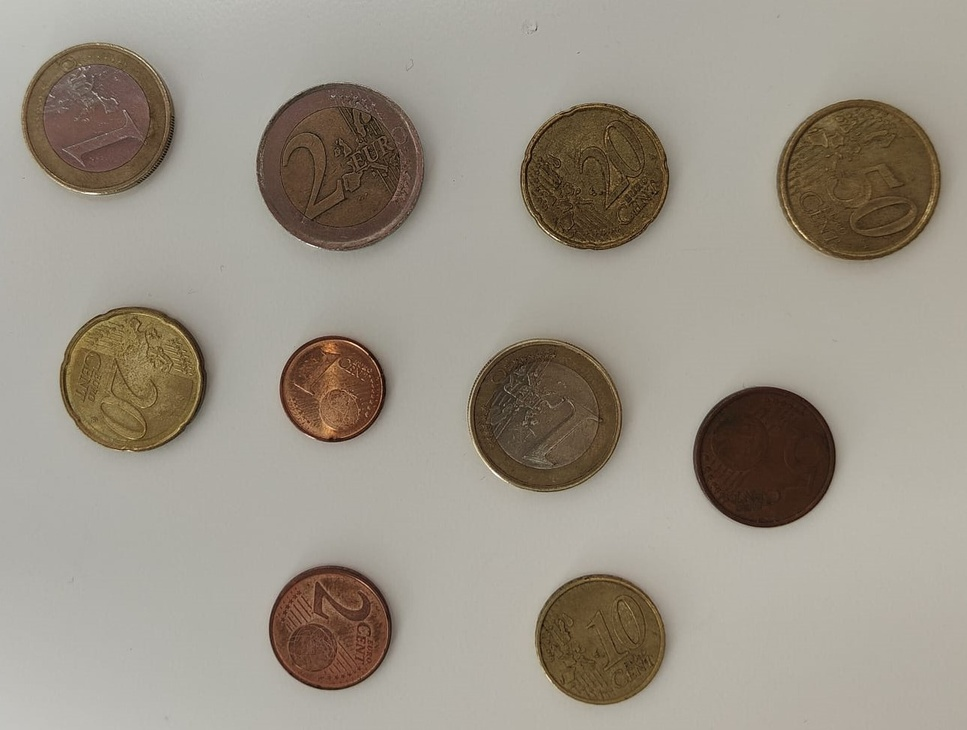
#> input picture Práctica 3/Images/monedas-personal-1.jpg, 967 x 730 px, shrunk from 1291 x 975 before the run
$ jupyter execute --allow-errors 'Tarea 2.ipynb'
#> lines starting #> are read from the running program, lines starting #| are printed output that depends on the picture; after the words box and inside, x2 and y2 are one past the last pixel; in counts of white or black regions, pixels touching at a corner belong together
#### Paquetes necesarios

[cell 1]
import cv2
import numpy as np
import matplotlib.pyplot as plt

#### Carga la imagen y convierte a RGB

[cell 2]
# Carga imagen ejemplo con monedas
img = cv2.imread('Images/monedas-personal-1.jpg')
#> img is the input picture: shape (730, 967, 3); mean B, G, R 135.6, 147.8, 155.3

# OpenCV lee las imágenes en BGR, por lo que convertimos para visualizar RGB
img_rgb = cv2.cvtColor(img, cv2.COLOR_BGR2RGB)

plt.axis("off")
plt.imshow(img_rgb)
plt.show()

#### Conversión de la imagen a escala de grises y umbralización

[cell 3]
# Convierte la imagen a tonos de gris
img_gris = cv2.cvtColor(img_rgb, cv2.COLOR_RGB2GRAY)

# Umbral fijo
umbral = 105

# Umbralizado binario invertido, dado que por defecto se asume objetos en blanco
res,img_th1 = cv2.threshold(img_gris,umbral,255,cv2.THRESH_BINARY_INV)
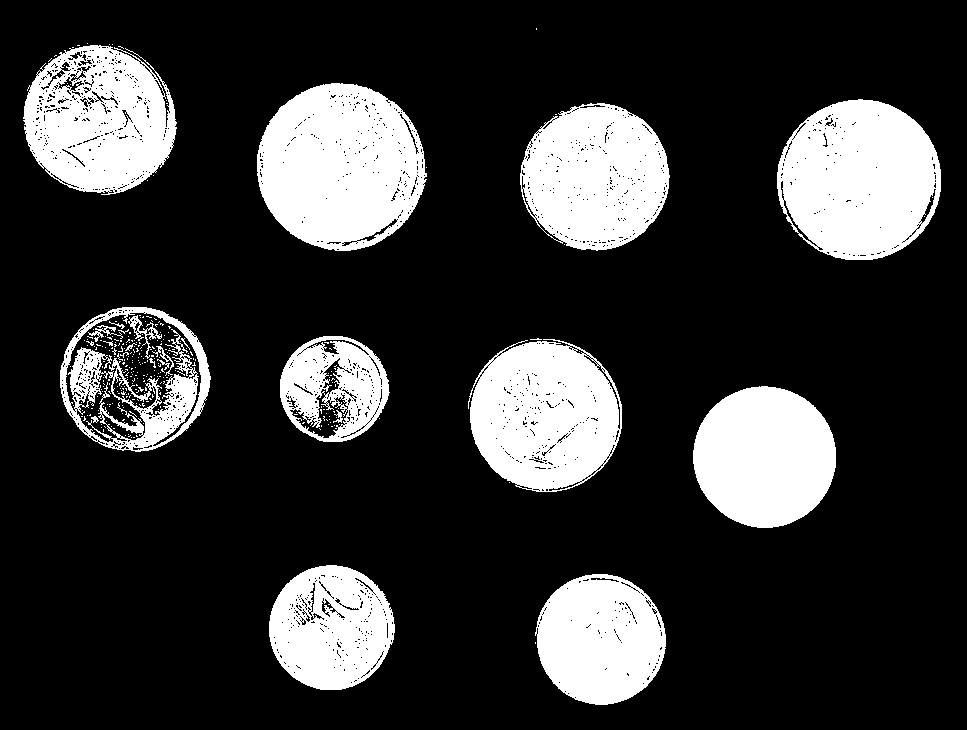
#> img_th1: shape (730, 967); 21.1% white; 305 white regions (284 under 20 px)
#> res = 105

# Creación de la figura
fig = plt.figure(figsize=(12, 6))

plt.subplot(1, 2, 1)
plt.axis("off")
plt.imshow(img_gris,cmap='gray')
plt.title('Original')

plt.subplot(1, 2, 2)
plt.axis("off")
plt.imshow(img_th1,cmap='gray')
plt.title('FIJO invertida')
plt.show()

#### Obtención de los contornos (Número total de monedas)

[cell 4]
# Obtiene únicamente los contornos externos
contornos, hierarchy2 = cv2.findContours(img_th1,
    cv2.RETR_EXTERNAL ,
    cv2.CHAIN_APPROX_SIMPLE)
#> contornos = 30 contours, 20 with area under 20; largest, box (x1, y1, x2, y2) and area: (257, 83, 427, 251) 21886, (777, 99, 941, 260) 20526, (468, 339, 622, 492) 17964, (23, 45, 177, 195) 17332, (520, 103, 670, 251) 16942

# Dibuja sobre la imagen de entrada sólo contornos externos
img_rgb = cv2.cvtColor(img, cv2.COLOR_BGR2RGB)
cv2.drawContours(img_rgb, contornos, -1, (0,255,0), 3)
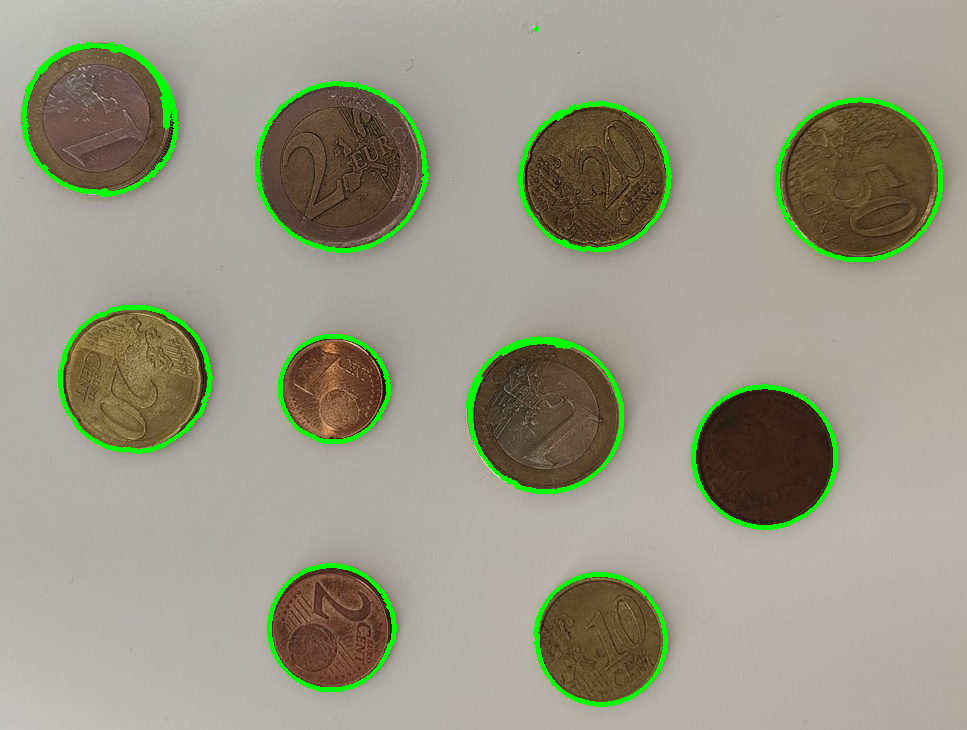
#> img_rgb: shape (730, 967, 3); mean R, G, B 151.8, 152.6, 133.1

# Creación de la figura
fig_contornos = plt.figure(figsize=(12, 6))

plt.subplot(121)
plt.axis("off")
plt.imshow(img_rgb)
plt.title('Sólo externos')

# Variable que almacena el número total de monedas
monedas_totales = 0

# Lista en la que se almacenan los contornos correspondientes a monedas
lista_monedas = []

# Creación de imagen negra para dibujar los contornos
img_cont = np.zeros(img_rgb.shape)

for c in contornos:
    # Área del contorno
    area = cv2.contourArea(c)

    # Contenedor alineado con ejes de la imagen
    x, y, w, h = cv2.boundingRect(c)

    # Mínimo círculo que lo contiene
    (cx, cy), radio_contorno = cv2.minEnclosingCircle(c)

    # Calcula el área de un círculo ideal con el radio del mínimo círculo
    area_circulo_ideal = np.pi * (radio_contorno ** 2)

    # Umbral para la comparación del área del contorno y el área del círculo ideal
    umbral_area = 0.9

    # Calcula la relación de aspecto
    relacion_aspecto = w / h

    # Umbral para la relación de aspecto
    umbral_aspecto = 0.9

    # Verifica si el contorno se asemeja a un círculo
    if (area / area_circulo_ideal > umbral_area) and np.isclose(relacion_aspecto, 1.0, rtol=umbral_aspecto):
        # Contorno se añade a la lista porque es una moneda
        lista_monedas.append(c)

        # Se incrementa el número de monedas
        monedas_totales += 1

        # Dibuja el contorno en la imagen
        cv2.drawContours(img_cont, [c], -1, (255, 255, 255), -1)
#> this loop made 30 passes
#> (area, x, y, w, h, cx, cy, radio_contorno) on passes 2, 3, 6, 7, 9, 10, 16, 19, 20, 25: (13141, 535, 574, 131, 131, 599.9, 638.9, 65.87), (12054.5, 269, 565, 126, 125, 331.3, 627.4, 62.88), (15677.5, 693, 386, 143, 142, 764.2, 456.4, 71.55), (17964, 468, 339, 154, 153, 544.6, 414.5, 77.86), (8881.5, 280, 336, 110, 106, 334.2, 388, 54.94), (16819.5, 60, 307, 151, 145, 134.8, 378.5, 75.26), (16941.5, 520, 103, 150, 148, 594.2, 176.5, 74.8), (20526.5, 777, 99, 164, 161, 858.5, 179.6, 82.24), (21886.5, 257, 83, 170, 168, 341.6, 166.1, 85.42), (17332.5, 23, 45, 154, 150, 99.31, 119.2, 78.38)
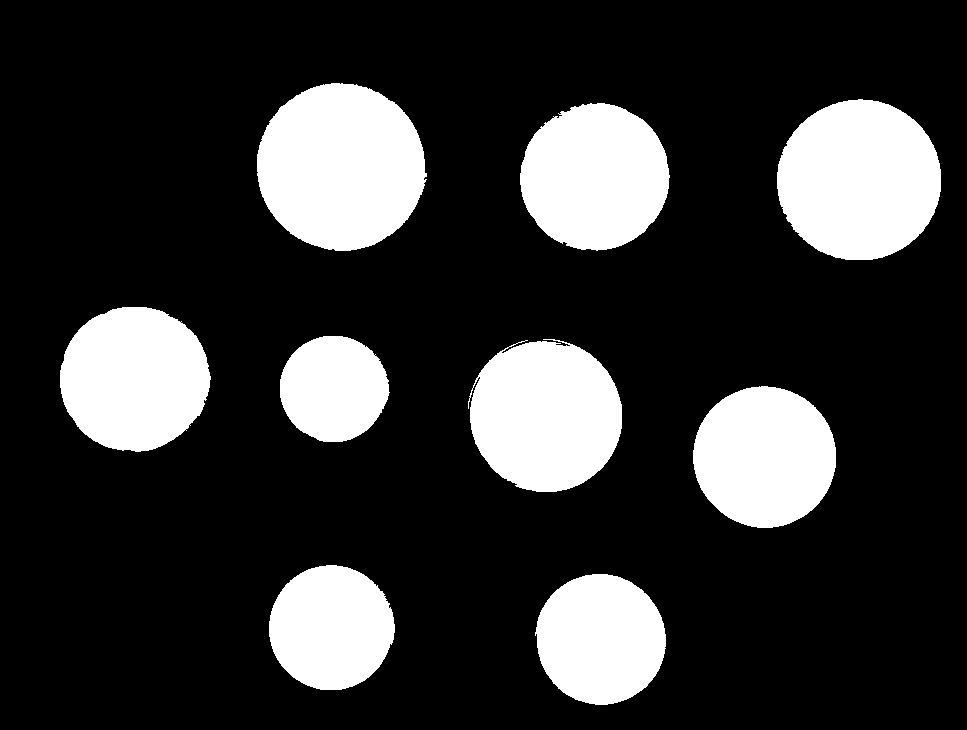
#> img_cont: shape (730, 967, 3) float64; 20.7% white; 9 white regions
#> after the loop, lista_monedas = 9 contours; largest, box (x1, y1, x2, y2) and area: (257, 83, 427, 251) 21886, (777, 99, 941, 260) 20526, (468, 339, 622, 492) 17964, (520, 103, 670, 251) 16942, (60, 307, 211, 452) 16820; monedas_totales = 9

# Visualización de monedas totales
print("\nMonedas totales: ", monedas_totales)
#| Monedas totales:  9

plt.subplot(122)
plt.axis("off")
plt.imshow(img_cont)
plt.title('Externos rellenos')
plt.show()
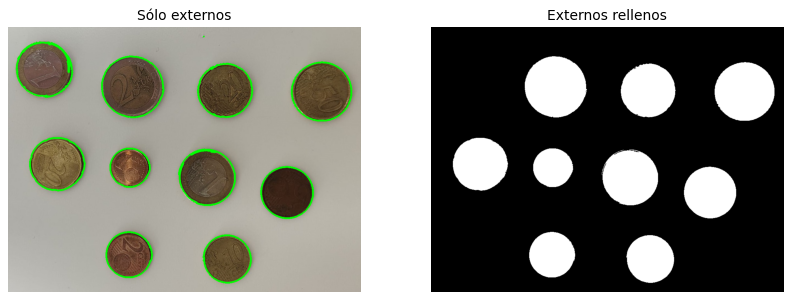
#> figure drawn by matplotlib, 2 panels

#### Proporciones y valores reales de las monedas

[cell 5]
# Proporciones de las monedas con respecto a la de 1 euro
proporciones = {'1cts': 1.429889298892989,'2cts': 1.24, '5cts': 1.094117647058824,'10cts': 1.177215189873418,
                '20cts': 1.044943820224719, '50cts': 0.9587628865979381, '1euro': 1, '2euro': 0.9029126213592233}

# Valores de las monedas
valores = {'1cts': 0.01,'2cts': 0.02, '5cts': 0.05,'10cts': 0.10, '20cts': 0.20, '50cts': 0.50, '1euro': 1, '2euro': 2}

# Diccionario para almacenar diámetros calculados
diametros_calculados = {}

#### Obtención del diámetro de la moneda de 1 Euro

[cell 6]
# Función para manejar el evento de clic del ratón
def clic_en_moneda(event, x, y, flags, param):
    if event == cv2.EVENT_LBUTTONDOWN:

        global diametro

        # Encuentra el círculo haciendo clic
        for moneda in lista_monedas:
            (cx, cy), radio = cv2.minEnclosingCircle(moneda)

            # Calcula la distancia entre el punto de clic y el centro del círculo
            distancia = np.sqrt((x - cx) ** 2 + (y - cy) ** 2)

            if distancia < radio:
                # Hizo clic en este círculo
                # Calcula el área, radio y diámetro
                area = np.pi * radio ** 2
                diametro = 2 * radio

                # Muestra el diámetro de la moneda
                print(f'Diámetro de la moneda de 1 Euro: {diametro}')

                break

# Configurar la función para manejar clics del ratón
cv2.namedWindow('Imagen con monedas')
cv2.setMouseCallback('Imagen con monedas', clic_en_moneda)

# Mostrar la imagen y esperar a que se haga clic
cv2.imshow('Imagen con monedas', img_rgb)
cv2.waitKey(0)
cv2.destroyAllWindows()

#### Cálculo de las proporciones del resto de monedas

#> (a cell that did not finish here is left out)

#### Cálculo del dinero total

[cell 8]
# Crea una copia de la imagen para no modificar la original
img_con_valores = cv2.cvtColor(img, cv2.COLOR_BGR2RGB)

# Variable para almacenar el dinero total
dinero_total = 0

#> (the rest of this cell did not finish here and is left out)

#### Ejemplo con monedas solapadas

[cell 9]
# Carga imagen ejemplo con monedas
img_superpuesta = cv2.imread('Images/monedas-superpuestas-1.jpg')
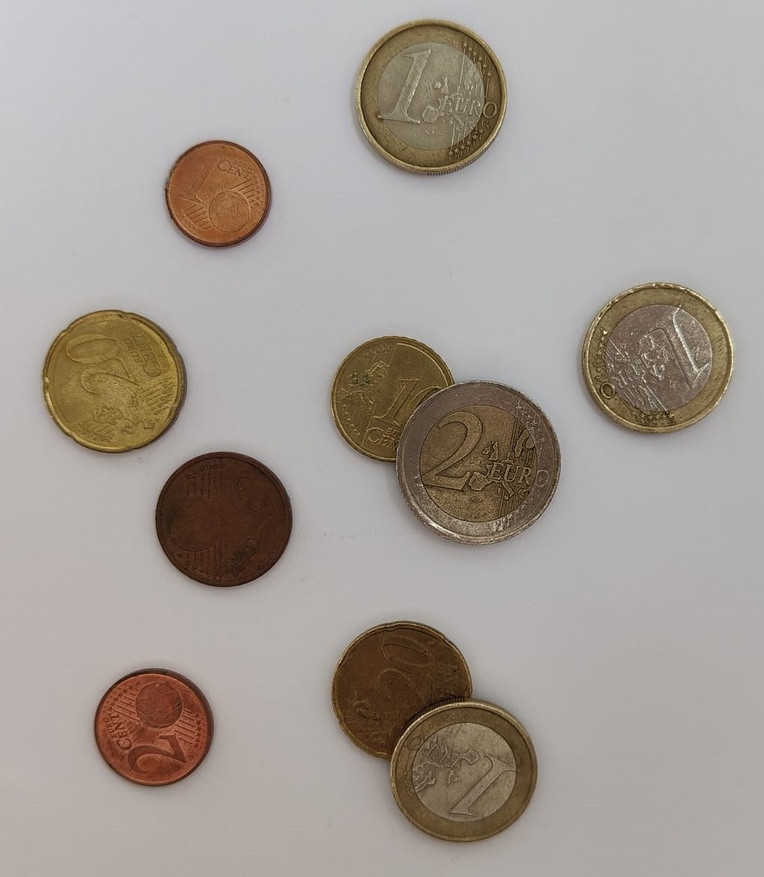
#> input picture Práctica 3/Images/monedas-superpuestas-1.jpg, 764 x 877 px, shrunk from 1020 x 1172 before the run
#> img_superpuesta is the input picture: shape (877, 764, 3); mean B, G, R 151.1, 157.7, 165.3

# OpenCV lee las imágenes en BGR, por lo que convertimos para visualizar RGB
img_superpuesta_rgb = cv2.cvtColor(img_superpuesta, cv2.COLOR_BGR2RGB)

# Convierte la imagen a tonos de gris
img_superpuesta_gris = cv2.cvtColor(img_superpuesta_rgb, cv2.COLOR_RGB2GRAY)

# Umbralizado con método de Otsu
_,img_umbral = cv2.threshold(img_superpuesta_gris,0,255,cv2.THRESH_BINARY_INV+cv2.THRESH_OTSU)
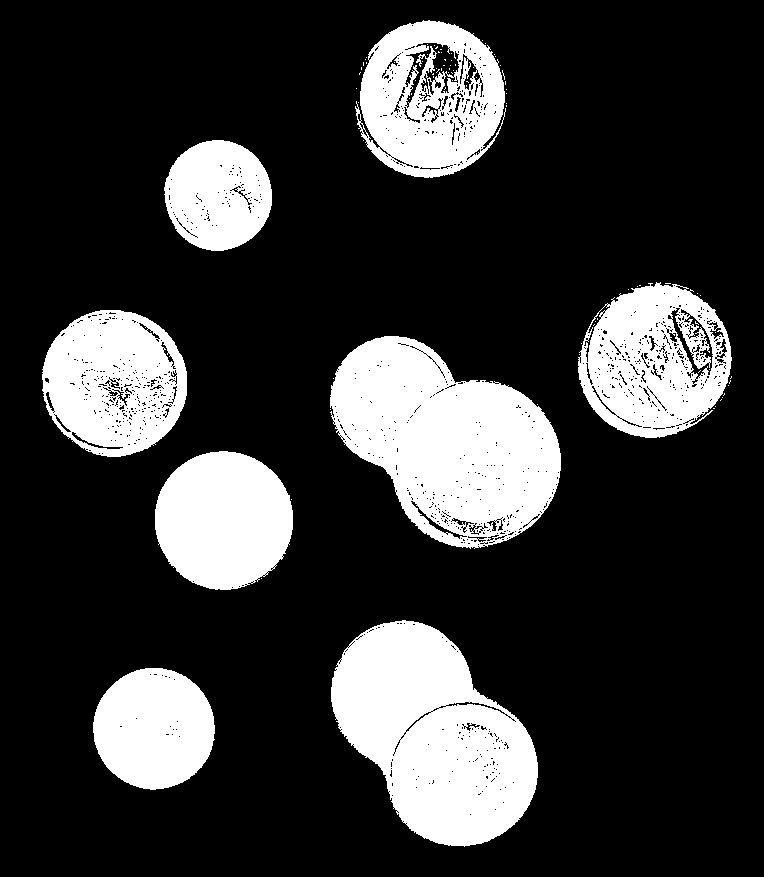
#> img_umbral: shape (877, 764); 21.5% white; 90 white regions (82 under 20 px), largest, box (x1, y1, x2, y2) and area: (330, 336, 561, 549) 31176, (331, 620, 538, 847) 30209, (578, 282, 732, 438) 15853

# Mostrar las imágenes
plt.figure(figsize=(12, 6))

plt.subplot(1, 3, 1)
plt.title('Original')
plt.axis("off")
plt.imshow(img_superpuesta_rgb)

plt.subplot(1, 3, 2)
plt.title('Gris')
plt.axis("off")
plt.imshow(img_superpuesta_gris,cmap='gray')

plt.subplot(1, 3, 3)
plt.title('Umbralizada OTSU')
plt.axis("off")
plt.imshow(img_umbral,cmap='gray')

plt.show()

[cell 10]
# Suaviza altas frecuencias
pimg = cv2.medianBlur(img_superpuesta_gris, 7)

# Localiza círculos
circ = cv2.HoughCircles(
        pimg,  # Imagen
        cv2.HOUGH_GRADIENT,  # Tipo de detección
        1,
        100,  # Distancia mínima entre círculos
        param1=100, # Valor del gradiente
        param2=50, # Umbral acumulador
        minRadius=50,  # Radio mínimo
        maxRadius=150,  # Radio máximo
    )
#> circ = [[433.5, 95.5, 73.5], [223.5, 518.5, 67.8], [113.5, 382.5, 73], [152.5, 727.5, 60], [216.5, 194.5, 54.6], [461.5, 773.5, 71], [650.5, 359.5, 76.4]]

# Muestra el número de monedas detectadas
print("\nNúmero total de monedas: ", len(circ[0]))
#| Número total de monedas:  7

# Dibuja sobre entrada e imagen vacía
img_rgb_hough = cv2.cvtColor(img_superpuesta, cv2.COLOR_BGR2RGB)
img_cont_hough = np.zeros(img_rgb_hough.shape)

for det in circ[0]:
        x_coor, y_coor, det_radio = det

        cv2.circle(img_rgb_hough,(int(x_coor), int(y_coor)),
            int(det_radio),(0, 255, 0), 2)
        cv2.circle(img_cont_hough,(int(x_coor), int(y_coor)),
            int(det_radio),(255, 255, 255), -1)
#> this loop made 7 passes
#> img_cont_hough: shape (877, 764, 3) float64; 15.2% white; 7 white regions, largest, box (x1, y1, x2, y2) and area: (574, 283, 727, 436) 18125, (360, 22, 507, 169) 16729, (40, 309, 187, 456) 16729
#> img_rgb_hough: shape (877, 764, 3); mean R, G, B 163.7, 159.7, 149.9

# Creación de la figura
fig = plt.figure(figsize=(12, 6))

plt.subplot(121)
plt.axis("off")
plt.imshow(img_rgb_hough)
plt.title('Círculos')

plt.subplot(122)
plt.axis("off")
plt.imshow(img_cont_hough)
plt.title('Rellenos')

plt.show()
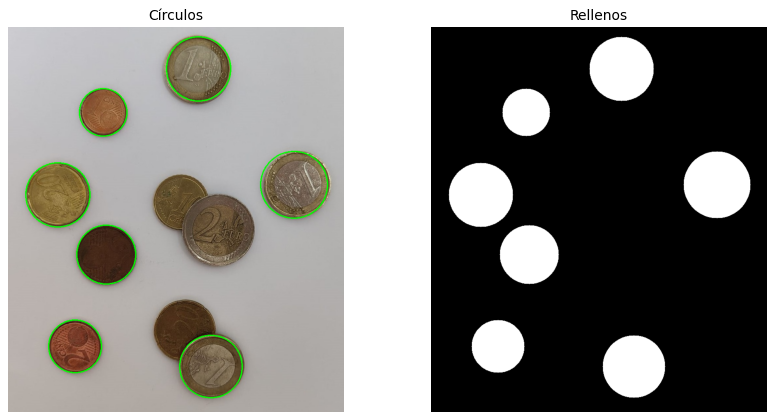
#> figure drawn by matplotlib, 2 panels
